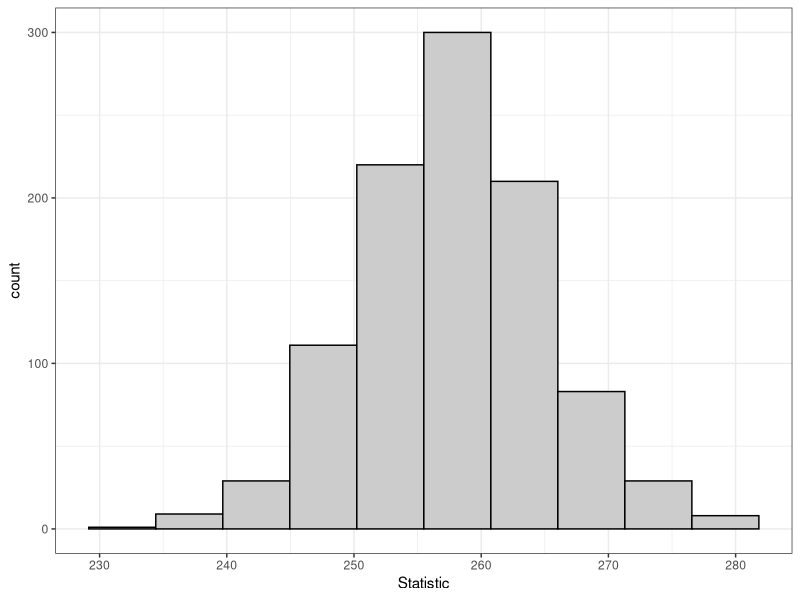

Write the R code that produced this figure.
## ---- chunk 1
knitr::opts_chunk$set(echo = TRUE)
## ---- chunk 2
# False. We are 100% confident the 'sample proportion' is within the CI because we defined it to be the middle
## ---- chunk 3
# True. This is just the interpretation of the CI
## ---- chunk 4
# True. This is what '95% confidence' means
## ---- chunk 5
# True
1.96 * sqrt(.82 * (1-.82)/1390)
1.96 * sqrt(.82 * (1-.82)/(4*1390))
## ---- chunk 6
# p = population proportion of all US adults that favor the vaccine requirement
## ---- chunk 7
# n = 3731, p_hat = .57
.57 - 1.96 * sqrt(.57 * (1-.57) / 3731)
.57 + 1.96 * sqrt(.57 * (1-.57) / 3731)
## ---- chunk 8
# We are 95% confidence the population proportion of all US adults that favor the vaccine requirement is between .554 and .586
## ---- chunk 9
# The interval gets wider. (value of z* gets bigger)
## ---- chunk 10
# The interval gets narrower. (dividing by bigger number in the SE)
## ---- chunk 11
knitr::include_graphics("https://nfriedrichsen.github.io/homework/mythbusters-chart.jpg")
## ---- chunk 12
# Pick one group to be group 1 (I'm picking treatment group)
## ---- chunk 13
# Random Sample (not met)
# n1*P-hat1 = # of yawns trt grp = 10 >= 10 (met)
# n1*(1-P-hat1) = # of 'not yawns' trt grp = 24 >= 10 (met)
# n2*P-hat2 = # of yawns ctrl grp = 4 (not met)
# n2*(1-P-hat2) = # of 'not yawns' ctrl grp = 12 >= 10 (met)
## ---- chunk 14
# If we construct a CI with the conditions not met, the confidence will actually be less than we wanted. Also there is no random sample, so the sample is probably biased.
## ---- chunk 15
# p-hat_oregeon = .088, n_oregon = 4691
# p-hat_california = .08, n_california = 11545
## ---- chunk 16
(.088 - .08) - 1.645 * sqrt(.088*(1.-0.088)/4691 + .08*(1-.08)/11545)
(.088 - .08) + 1.645 * sqrt(.088*(1.-0.088)/4691 + .08*(1-.08)/11545)
## ---- chunk 17
# We are 90% confident the population proportion of all Oregon residents that reported insufficient rest or sleep during the last 30 days is between 0 and .016 higher than for California
## ---- chunk 18
library(ggplot2)
library(dplyr)

theme_set(theme_bw())

## Better histograms
gh <- function(bins = 10) {
  geom_histogram(color = 'black', fill = 'gray80', bins = bins)
}

## Bootstrapping function
bootstrap <- function(x, statistic, n = 1000L) {
  bs <- replicate(n, {
    sb <- sample(x, replace = TRUE)
    statistic(sb)
  })
  data.frame(Sample = seq_len(n), 
             Statistic = bs)
}

set.seed(8675309)
# generate new sample
data_sink = rnorm(71, mean=254.972, sd=73.619)
## ---- chunk 19
mean_boot <- bootstrap(data_sink, mean, n=1000)
ggplot(mean_boot, aes(x=Statistic)) + gh(bins=10)
## ---- chunk 20
quantile(x=mean_boot$Statistic, probs=c(.05, .95))
## ---- chunk 21
# Yes. 300 is not within our interval, and so having the same true means is not plausible according to the CI
